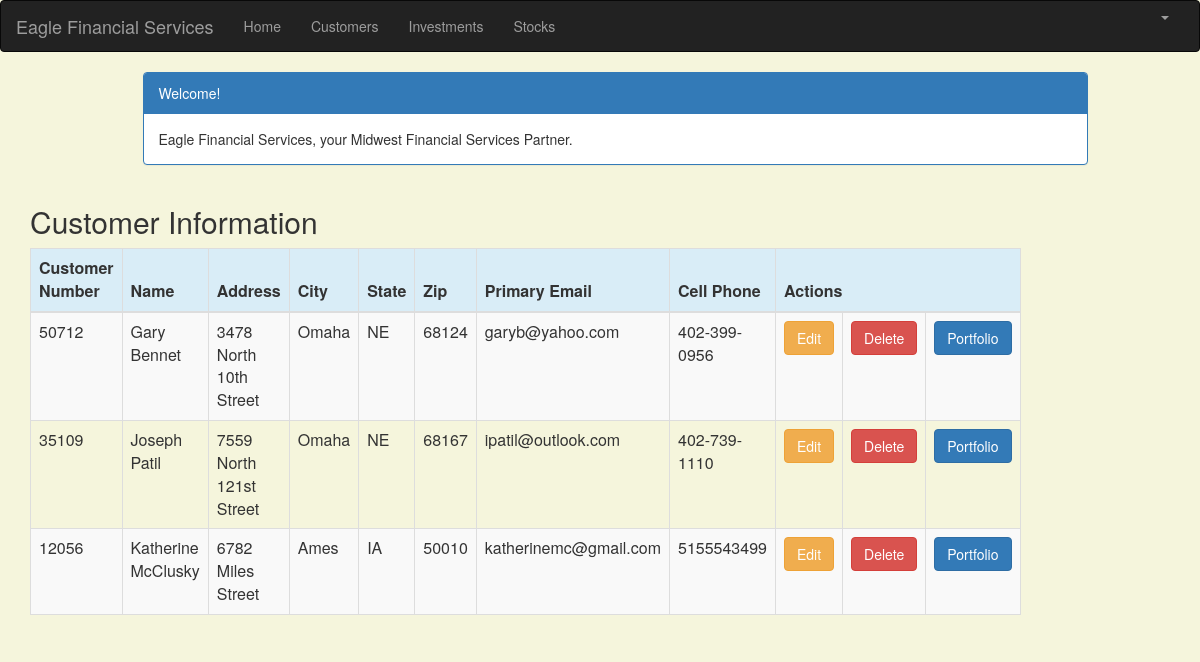
/customer_list (signed in), run on the app's committed database.
### portfolio/models.py (models this page shows, shortened)
class Customer(models.Model):
    name = models.CharField(max_length=50)
    address = models.CharField(max_length=200)
    cust_number = models.IntegerField(blank=False, null=False)
    city = models.CharField(max_length=50)
    state = models.CharField(max_length=50)
    zipcode = models.CharField(max_length=10)
    email = models.EmailField(max_length=200)
    cell_phone = models.CharField(max_length=50)
    created_date = models.DateTimeField(default=timezone.now)
    updated_date = models.DateTimeField(auto_now_add=True)

### portfolio/views.py (the view)
# urls.py: path('customer_list', views.customer_list, name='customer_list'),
@login_required
def customer_list(request):
    customer = Customer.objects.filter(created_date__lte=timezone.now())
    return render(request, 'portfolio/customer_list.html',
                 {'customers': customer})

### portfolio/templates/portfolio/customer_list.html (shortened to what this page needs)
{% extends 'portfolio/base.html' %}
{% block content %}
<html>
<head>
    <link rel="stylesheet" href="https://maxcdn.bootstrapcdn.com/bootstrap/3.3.4/css/bootstrap.min.css">
</head>
<body>
    <div class="container">
        <div class="row">
            <div class="col-md-10 col-md-offset-1">
                <div class="panel panel-primary">
                    <div class="panel-heading">Welcome!</div>
                    <div class="panel-body">
                        Eagle Financial Services, your Midwest Financial Services Partner.
                    </div>
                </div>
            </div>
        </div>
    </div>
    <div class="row">
        <h2 style="padding-left: 15Px">Customer Information</h2>
    </div>
    <div>
        <table class="table table-striped table-bordered table-hover">
            <thead>
            <tr class="bg-info">
                <th>Customer Number</th>
                <th>Name</th>
                <th>Address</th>
                <th>City</th>
                <th>State</th>
                <th>Zip</th>
                <th>Primary Email</th>
                <th>Cell Phone</th>
                <th colspan="3">Actions</th>
            </tr>
            </thead>
            <tbody>
            {% for customer in customers %}
                <tr>
                    <td>{{ customer.cust_number }}</td>
                    <td>{{ customer.name }}</td>
                    <td>{{ customer.address }}</td>
                    <td>{{ customer.city }}</td>
                    <td>{{ customer.state }}</td>
                    <td>{{ customer.zipcode }}</td>
                    <td>{{ customer.email }}</td>
                    <td>{{ customer.cell_phone }}</td>
                    <td><a href="{% url 'portfolio:customer_edit' pk=customer.pk %}" class="btn btn-warning">Edit</a>
                     <td><a href="{% url 'portfolio:customer_delete' pk=customer.pk %}"
                           onclick="return confirm('Are you sure you want to delete?')"
                           class="btn btn-danger">Delete</a>
                    </td>
                    <td><a href=""
                           class="btn btn-primary">Portfolio</a>
                </tr>
            {% endfor %}
            </tbody>
        </table>
    </div>
</body>
</html>
{% endblock %}

### portfolio/templates/portfolio/customer_list.html (style rules this page uses)
body { background-color: beige; }

### data on the page
Customer: cust_number "50712", name "Gary Bennet", address "3478 North 10th Street", city "Omaha", state "NE", zipcode "68124", email "garyb@yahoo.com", cell_phone "402-399-0956"
Customer: cust_number "35109", name "Joseph Patil", address "7559 North 121st Street", city "Omaha", state "NE", zipcode "68167", email "ipatil@outlook.com", cell_phone "402-739-1110"
Customer: cust_number "12056", name "Katherine McClusky", address "6782 Miles Street", city "Ames", state "IA", zipcode "50010", email "katherinemc@gmail.com", cell_phone "5155543499"
